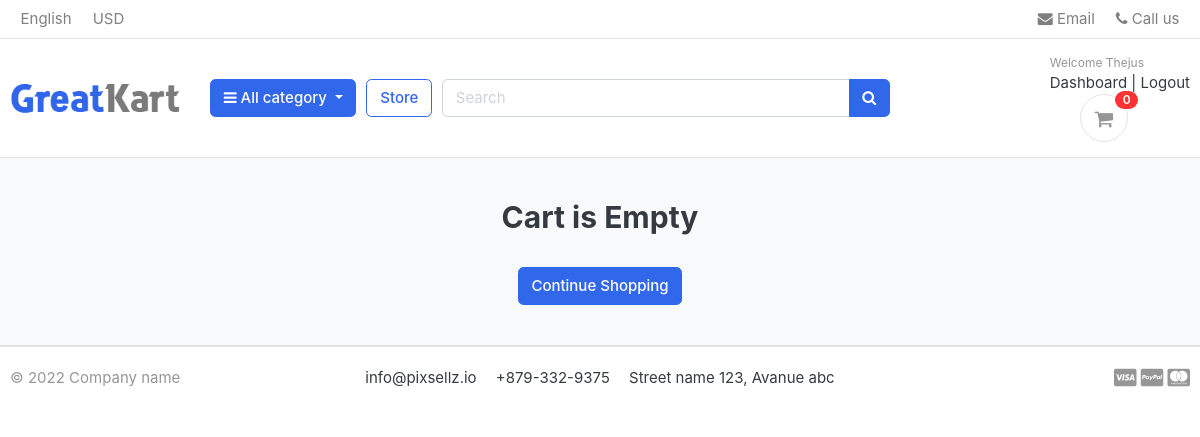
The page /cart/ (signed in) on the database as committed earlier.
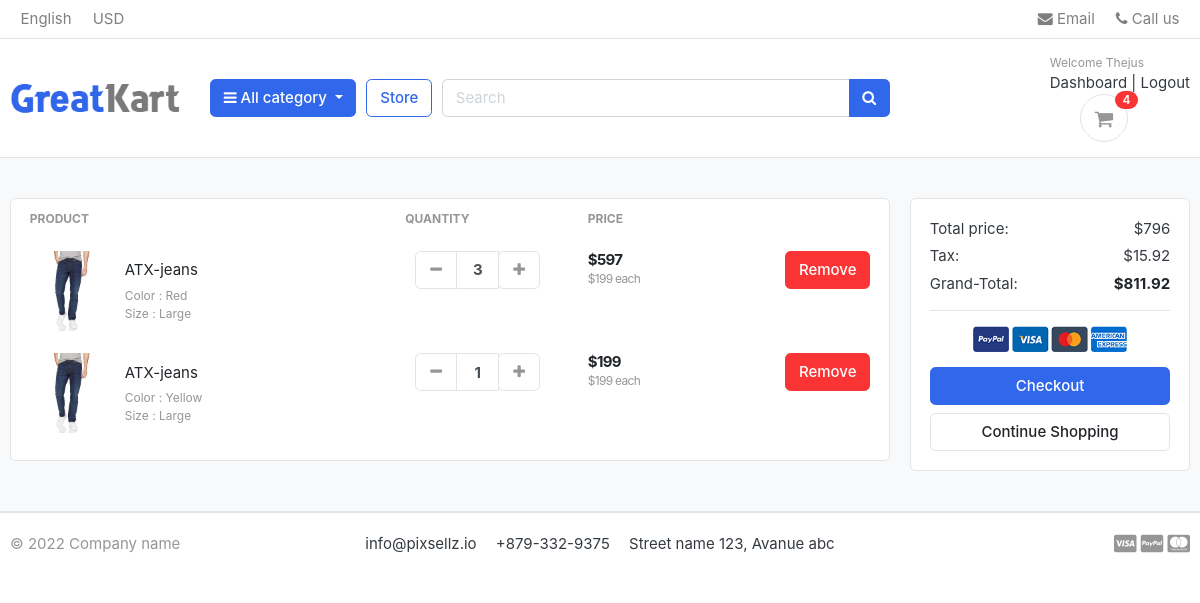
The same page on the database as committed later.
### carts/models.py (models this page shows, shortened)
class  CartItem(models.Model):
     user = models.ForeignKey(Account, on_delete=models.CASCADE,null=True)     #i,e if the user account is deleted this cart item is also be deleted
     product = models.ForeignKey(Product, on_delete=models.CASCADE)  #ON DELETE CASCADE = specify whether you want rows deleted in a child table when corresponding rows are deleted in the parent table.
     variations = models.ManyToManyField(Variation,blank=True)
     cart    = models.ForeignKey(Cart, on_delete=models.CASCADE,null=True)
     qunatity = models.IntegerField()
     is_active = models.BooleanField(default=True)
     def sub_total(self):
        return self.product.price * self.qunatity

### store/models.py (models this page shows, shortened)
class Product(models.Model):
    product_name = models.CharField(max_length=200,unique=True)
    slug         = models.SlugField(max_length=255,unique=True)
    description  =  models.TextField(max_length=500,blank=True)
    price        = models.IntegerField()
    images       = models.ImageField(upload_to='photos/products')
    stock        = models.IntegerField()
    is_available = models.BooleanField(default=True)
    category     = models.ForeignKey(Category, on_delete=models.CASCADE) #When we delete the category the product attacted to that cateogory will also be deleted
    created_date = models.DateTimeField(auto_now_add=True)
    modified_date =models.DateTimeField(auto_now =True)
    def get_url(self):                          #this function is used to get the full details of the single product
        return reverse('product_detail', args=[self.category.slug, self.slug])     #self.slug = products slug

class Variation(models.Model):
    product = models.ForeignKey(Product, on_delete=models.CASCADE) #bcz we are going to add the variation of the product and therefore we need this product as the foreign key
    variation_category=models.CharField(max_length=100, choices=variation_category_choice)                      #CASCADE is beacause if the product is deleted then the variation should be deleted
    variation_value = models.CharField(max_length=100)
    is_active    = models.BooleanField(default=True)    #to disable any variation field
    created_date = models.DateTimeField(auto_now=True)
    objects = VariationManager()

### carts/views.py (the view)
# urls.py: path('cart/', include('carts.urls')),
def cart(request,total=0, qunatity=0, cart_items=None):
    try:
        tax=0
        grand_total=0
        if request.user.is_authenticated:
            cart_items = CartItem.objects.filter(user=request.user, is_active=True)
        else:
            cart = Cart.objects.get(cart_id=_cart_id(request))
            cart_items = CartItem.objects.filter(cart=cart, is_active=True)
        for cart_item in cart_items:
            total += (cart_item.product.price * cart_item.qunatity)
            qunatity += cart_item.qunatity
        tax = (2 * total)/100
        grand_total = total +tax
    except ObjectDoesNotExist:
        pass    #just ignore
    context = {                          #for passing all the values to the templates
        'total': total,
        'qunatity': qunatity,
        'cart_items': cart_items,
        'tax'       : tax,
        'grand_total': grand_total,
    }
    return render(request,'store/cart.html', context)

### carts/context_processor.py (called while the page is built)
def counter(request):
    cart_count = 0
    if 'admin' in request.path:
        return{}
    else:
        try:
            cart = Cart.objects.filter(cart_id=_cart_id(request))
            if request.user.is_authenticated:
                cart_items = CartItem.objects.all().filter(user=request.user)
            else:
                cart_items = CartItem.objects.all().filter(cart=cart[:1])   #filtering by the cart
            for cart_item in cart_items:
                cart_count= cart_count + cart_item.qunatity
        except Cart.DoesnotExist:
            cart_count = 0
    return  dict(cart_count =cart_count)

### carts/views.py (called while the page is built)
def _cart_id(request):          #private Function, i.e function to fetch the cart_id from the browser
    cart = request.session.session_key      #session_key is present in the cookies
    if not cart:
        cart =request.session.create()
    return cart

### category/context_processors.py (called while the page is built)
def menu_links(request):    #going to fetch all the cateogories from the database
   links = Category.objects.all()
   return dict(links=links)

### templates/store/cart.html (shortened to what the changed rows need)
{% extends 'base.html' %}
{% load static %}
{% block content %}
<section class="section-content padding-y bg">
    <div class="container">
    {% if not cart_items %}
        <h2 class="text-center">Cart is Empty </h2>
        <br>
        <div class = "text-center">
            <a href="{% url 'store' %}" class="btn btn-primary">Continue Shopping</a>
        </div>
    {% else %}
    <div class="row">
        <aside class="col-lg-9">
    <div class="card">
    <table class="table table-borderless table-shopping-cart">
    <thead class="text-muted">
    <tr class="small text-uppercase">
      <th scope="col">Product</th>
      <th scope="col" width="120">Quantity</th>
      <th scope="col" width="120">Price</th>
      <th scope="col" class="text-right" width="200"> </th>
    </tr>
    </thead>
    <tbody>
    {% for cart_item in cart_items %}
    <tr>
        <td>
            <figure class="itemside align-items-center">
                <div class="aside"><img src="{{  cart_item.product.images.url}}" class="img-sm"></div>
                <figcaption class="info">
                    <a href="{{ cart_item.product.get_url }}" class="title text-dark">{{  cart_item.product.product_name}}</a>
                    <p class="text-muted small">
                        {% if cart_item.variations.all %}
                          {% for item in cart_item.variations.all %}
                              {{ item.variation_category | capfirst }} : {{ item.variation_value| capfirst }}    <br>
                          {% endfor %}
                        {% endif %}
                    </p>
                </figcaption>
            </figure>
        </td>
        <td>
                        <div class="col">
                            <div class="input-group input-spinner">
                                <div class="input-group-prepend">
                                <a href="{% url 'remove_cart' cart_item.product.id cart_item.id %}" class="btn btn-light" type="button" id="button-plus"> <i class="fa fa-minus"></i> </a>
                                </div>
                                <input type="text" class="form-control"  value="{{  cart_item.qunatity }}">
                                <div class="input-group-append">
                                  <form action"{% url 'add_cart' cart_item.product.id %}" method="POST">
                                      <button  class="btn btn-light" type="bsubmit" id="button-minus"> <i class="fa fa-plus"> </i> </button>
                                    </form>
                                </div>
                            </div>
                        </div>
        </td>
        <td>
            <div class="price-wrap">
                <var class="price">${{  cart_item.sub_total}}</var>
                <small class="text-muted"> ${{  cart_item.product.price}} each </small>
            </div>
        </td>
        <td class="text-right">
        <a href="{% url 'remove_cart_item' cart_item.product.id cart_item.id %}" onclick="return confirm('Are you want to delete this item?') " class="btn btn-danger"> Remove</a>
        </td>
    </tr>
   {% endfor %}
    </tbody>
    </table>
    </div>
        </aside>
        <aside class="col-lg-3">
            <div class="card">
            <div class="card-body">
                <dl class="dlist-align">
                  <dt>Total price:</dt>
                  <dd class="text-right">${{total}}</dd>
                </dl>
                <dl class="dlist-align">
                  <dt>Tax:</dt>
                  <dd class="text-right"> ${{tax}}</dd>
                </dl>
                <dl class="dlist-align">
                  <dt>Grand-Total:</dt>
                  <dd class="text-right text-dark b"><strong>${{ grand_total }}</strong></dd>
                </dl>
                <hr>
                <p class="text-center mb-3">
                    <img src="{% static './images/misc/payments.png' %}" height="26">
                </p>
                <a href="{% url 'checkout' %}" class="btn btn-primary btn-block"> Checkout </a>
                <a href="{% url 'store' %}" class="btn btn-light btn-block">Continue Shopping</a>
            </div>
            </div>
    </aside>
    </div>
    {% endif %}
    </div>
    </section>
{% endblock %}

### templates/includes/navbar.html (shortened to what this page needs)
{% load static %}
<header class="section-header">
    <nav class="navbar p-md-0 navbar-expand-sm navbar-light border-bottom">
    <div class="container">
      <div class="collapse navbar-collapse" id="navbarTop4">
        <ul class="navbar-nav mr-auto">
            <li class="nav-item dropdown">
                 <a href="#" class="nav-link">   English </a>
            </li>
            <li class="nav-item dropdown">
                <a href="#" class="nav-link"> USD </a>
            </li>
        </ul>
        <ul class="navbar-nav">
            <li><a href="#" class="nav-link"> <i class="fa fa-envelope"></i> Email </a></li>
            <li><a href="#" class="nav-link"> <i class="fa fa-phone"></i> Call us </a></li>
        </ul>
      </div>
    </div>
    </nav>
    <section class="header-main border-bottom">
        <div class="container">
    <div class="row align-items-center">
        <div class="col-lg-2 col-md-3 col-6">
            <a href="{% url 'home' %}" class="brand-wrap">
                <img class="logo" src="{% static './images/logo.png' %}">
            </a>
        </div>
        <div class="col-lg col-sm col-md col-6 flex-grow-0">
            <div class="category-wrap dropdown d-inline-block float-right">
                <button type="button" class="btn btn-primary dropdown-toggle" data-toggle="dropdown">
                    <i class="fa fa-bars"></i> All category
                </button>
            </div>
        </div>
        <a href="{% url 'store' %}" class="btn btn-outline-primary">Store</a>
        <div class="col-lg  col-md-6 col-sm-12 col">
            <form action="{% url 'search' %}" class="search" method='GET'>
                <div class="input-group w-100">
                    <input type="text" class="form-control" style="width:60%;" placeholder="Search" name="keyword">
                    <div class="input-group-append">
                      <button class="btn btn-primary" type="submit">
                        <i class="fa fa-search"></i>
                      </button>
                    </div>
                </div>
            </form>
        </div>
        <div class="col-lg-3 col-sm-6 col-8 order-2 order-lg-3">
                    <div class="d-flex justify-content-end mb-3 mb-lg-0">
                      {% if user.id is  None %}
                        <div class="widget-header">
                            <small class="title text-muted">Welcome guest!</small>
                            <div>
                                <a href="{% url 'login' %}">sign in</a> <span class="dark-transp"> | </span>
                                <a href="{% url 'register' %}"> Register</a>
                            </div>
                        </div>
                        {% else %}
                        <div class="widget-header">
                            <small class="title text-muted">Welcome {{ user.first_name }}</small>
                            <div>
                                <a href="{% url 'dashboard' %}">Dashboard</a> <span class="dark-transp"> | </span>
                                <a href="{% url 'logout' %}">Logout</a>
                            </div>
                        {% endif %}
                        <a href="{% url 'cart' %}" class="widget-header pl-3 ml-3">
                            <div class="icon icon-sm rounded-circle border"><i class="fa fa-shopping-cart"></i></div>
                            <span class="badge badge-pill badge-danger notify">{{cart_count}}</span>
                        </a>
                    </div>
                </div>
    </div>
        </div>
    </section>
    </header>

Rows that differ between the two databases and show on the page:
added CartItem: product.images (picture), product.product_name "ATX-jeans", qunatity "3", sub_total "597", product.price "199"
now on this page (row unchanged): Variation: variation_category "Color", variation_value "Red", shown under "ATX-jeans"
now on this page (row unchanged): Variation: variation_category "Size", variation_value "Large"
added CartItem: product.images (picture), product.product_name "ATX-jeans", qunatity "1", sub_total "199", product.price "199"
now on this page (row unchanged): Variation: variation_category "Color", variation_value "Yellow", shown under "ATX-jeans"
Other text that changed with them:
{{ cart_count }}: "0" → "4"
{{ total }}: (not shown) → "796"
{{ tax }}: (not shown) → "15.92"
{{ grand_total }}: (not shown) → "811.92"
text no longer shown: "Cart is Empty"
text now shown: "PRODUCT QUANTITY PRICE Total price: $ Tax: $ Grand-Total: $ Checkout"
